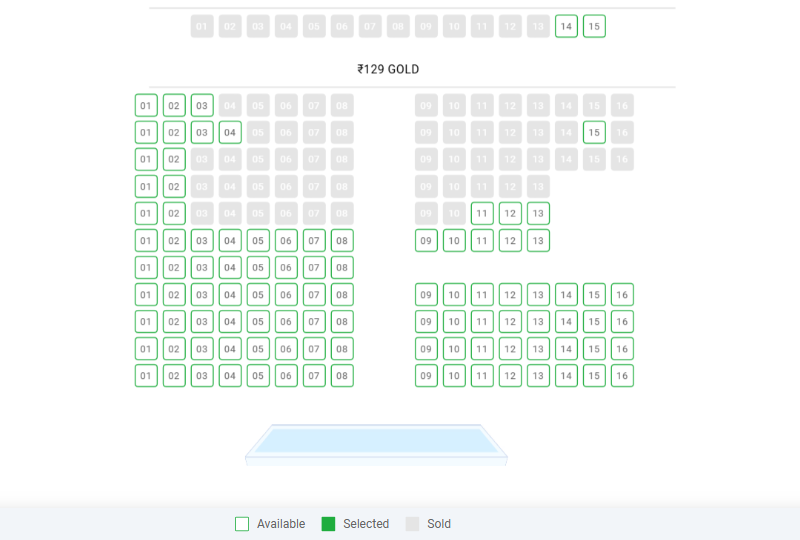
#> input picture Four_Star_Movies_Manjapra_Angamaly_seats.png, 800 x 540 px
$ python -i play.py   (imports and definitions only)
#> lines starting #> are read from the running program, lines starting #| are printed output that depends on the picture; after the words box and inside, x2 and y2 are one past the last pixel; in counts of white or black regions, pixels touching at a corner belong together
# PROGRAM: BookMyShow Single-Showtime Seat & Revenue Analyzer
# Visits each theatre URL, opens the first showtime, extracts movie name, ticket price, and revenue, and saves to CSV.

from playwright.sync_api import sync_playwright, TimeoutError
import time
import cv2
import numpy as np
import csv
import os

# --- Configuration ---
URLS = [
    "https://in.bookmyshow.com/cinemas/kochi/vanitha-cineplex-rgb-laser-4k-3d-atmos-edappally/buytickets/VMHE/20251005",
    "https://in.bookmyshow.com/cinemas/kochi/four-star-movies-manjapra-angamaly/buytickets/FSMA/20251005",
    "https://in.bookmyshow.com/cinemas/kochi/pvr-forum-mall-kochi/buytickets/PVMF/20251005"
]

CSV_FILE = "bms_seatdata.csv"

# --- Initialize CSV ---
# [4 lines not run here, left out]

# --- Green seat detection ---
def analyze_seats(image_path, show_preview=True):
    """Detect green seats in screenshot and optionally show preview."""
#> called with show_preview = True
    img = cv2.imread(image_path)
#> img is the input picture: shape (540, 800, 3); mean B, G, R 247.2, 249.1, 245.6
    hsv = cv2.cvtColor(img, cv2.COLOR_BGR2HSV)
#> hsv: shape (540, 800, 3); mean H, S, V 12.7, 4.8, 249.6

    # Green range
    lower_green = np.array([35, 0, 0])
    upper_green = np.array([90, 250, 250])

    # Mask and cleanup
    mask = cv2.inRange(hsv, lower_green, upper_green)
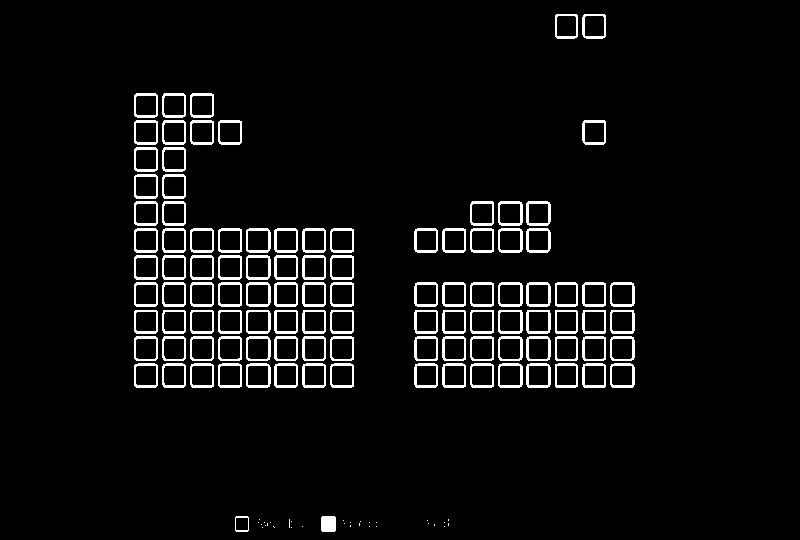
#> mask: shape (540, 800); 5.2% white; 136 white regions (30 under 20 px), largest, box (x1, y1, x2, y2) and area: (526, 201, 551, 226) 244, (526, 282, 551, 307) 241, (526, 363, 551, 388) 241
    kernel = np.ones((3, 3), np.uint8)
    mask = cv2.morphologyEx(mask, cv2.MORPH_OPEN, kernel)
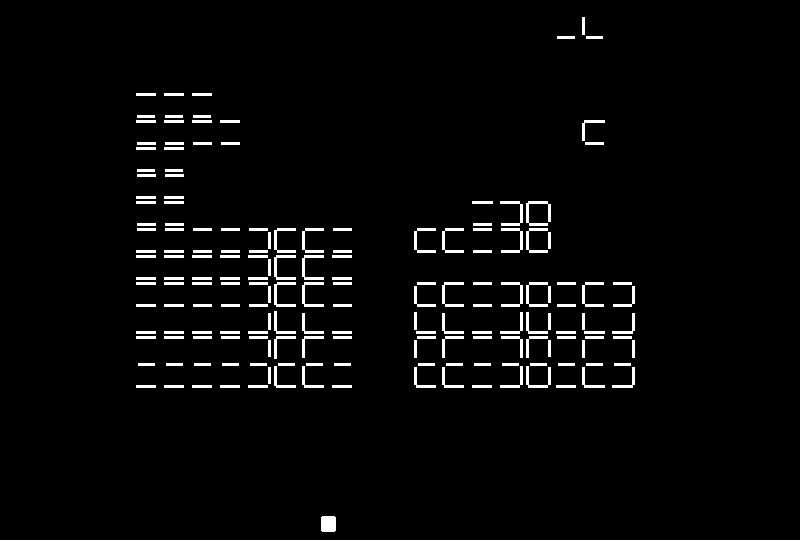
#> mask: shape (540, 800); 3.1% white; 175 white regions, largest, box (x1, y1, x2, y2) and area: (321, 516, 336, 532) 236, (526, 201, 551, 226) 230, (274, 255, 296, 280) 179
    mask = cv2.morphologyEx(mask, cv2.MORPH_CLOSE, kernel)
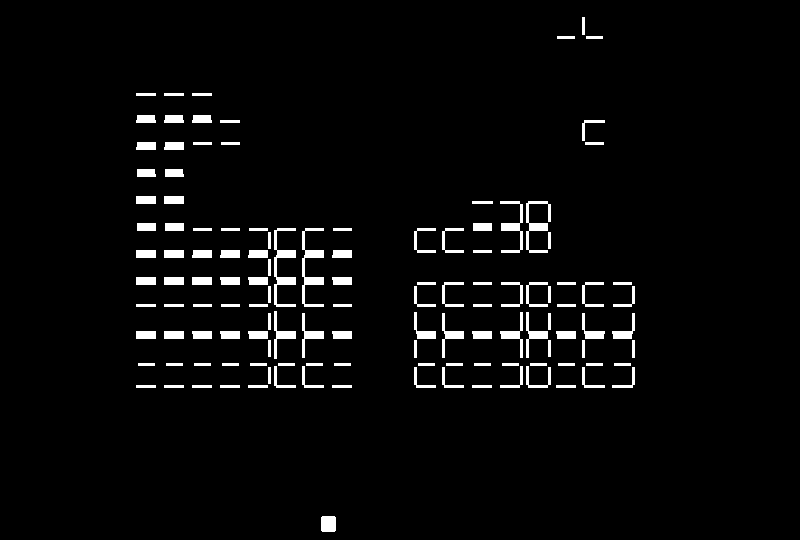
#> mask: shape (540, 800); 3.5% white; 127 white regions

    # Find contours
    contours, _ = cv2.findContours(mask, cv2.RETR_EXTERNAL, cv2.CHAIN_APPROX_SIMPLE)
#> contours = 127 contours; largest, box (x1, y1, x2, y2) and area: (274, 228, 296, 307) 452, (302, 228, 324, 307) 448, (526, 201, 551, 253) 309, (500, 201, 523, 253) 272, (274, 311, 296, 359) 211
    green_count = len(contours)
#> green_count = 127

    # Draw detected seats
    vis = img.copy()
    cv2.drawContours(vis, contours, -1, (0, 255, 0), 2)
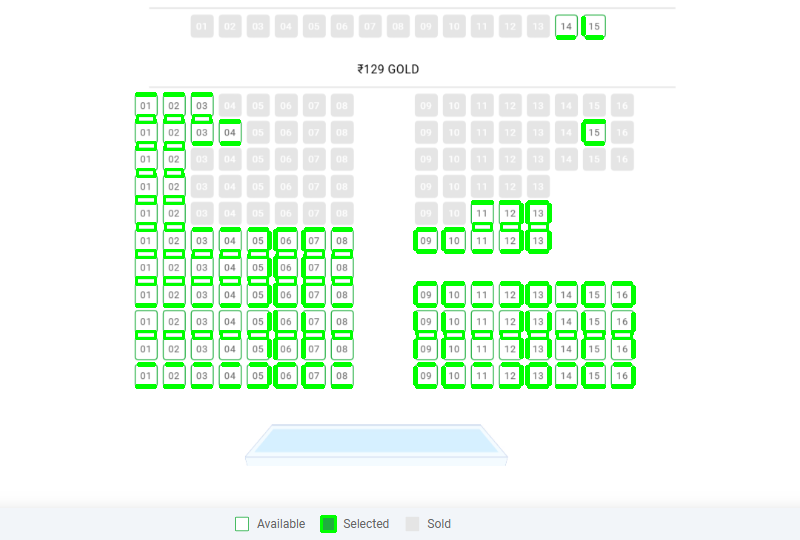
#> vis: shape (540, 800, 3); 4.79% of pixels changed, all inside (x1, y1, x2, y2) = (135, 16, 636, 533)

    if show_preview:
        cv2.imshow("Detected Green Seats", vis)
        cv2.imshow("Mask", mask)
        print(f"🟩 Detected {green_count} green seats")
#| 🟩 Detected 127 green seats
        cv2.waitKey(1000)  # show for 1 second
        cv2.destroyAllWindows()

    ac = int(green_count + (green_count / 2))
#> ac = 190
    tc = 300 - ac
#> tc = 110
    return tc


# --- Main Scraper ---
# [80 lines not run here, left out]

>>> result = analyze_seats('Four_Star_Movies_Manjapra_Angamaly_seats.png')
#> result = 110
